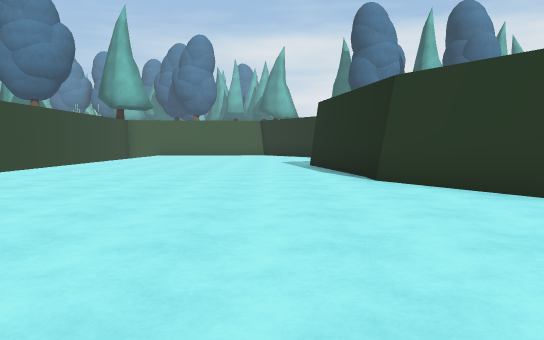
view 1 (above)

12 first-person views from a walk through a 3-D level made in the Unity game engine. The camera is 1.2 m above the floor, tilts 4° down and sees 70° across. The floor is counted in squares, 2 m on a side. Each view is taken from the middle of a square. On the plan, view 1 faces up. The plan holds only what a view shows up to about 11 squares ahead; the rest is blank. The place goes on beyond the plan. The player is left out. Some animated figures are not drawn.

view 2
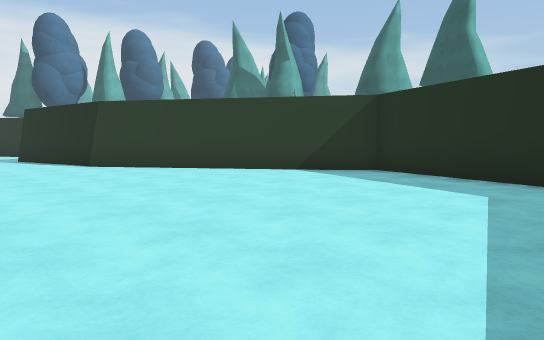

view 3
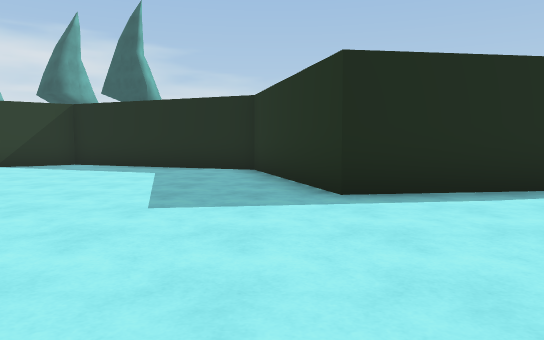

view 4
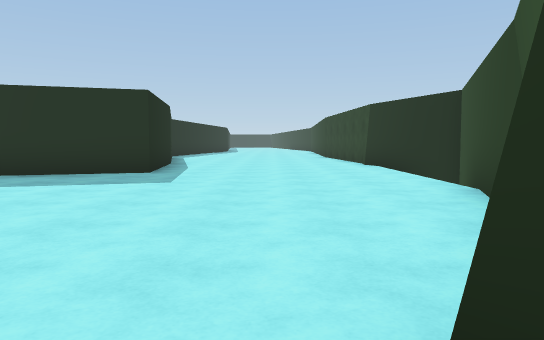

view 5
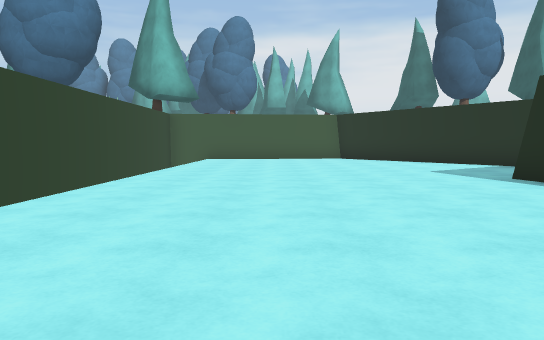

view 6
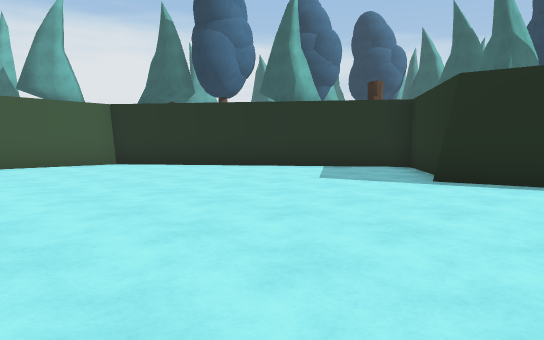

view 7
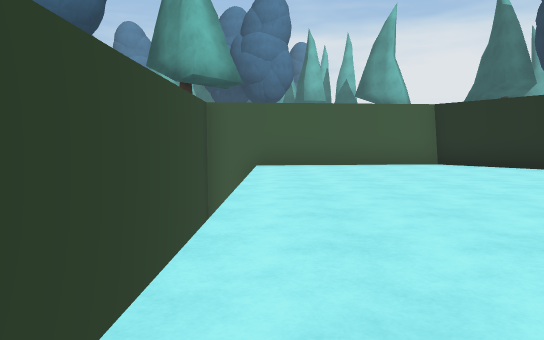

view 8
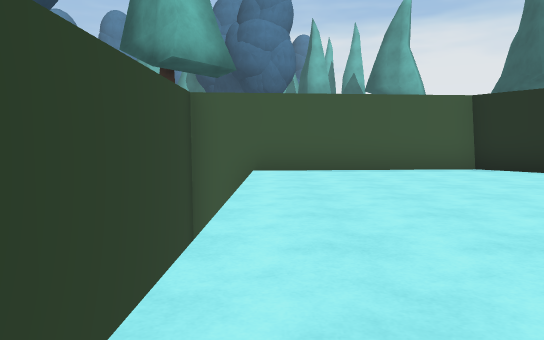

view 9
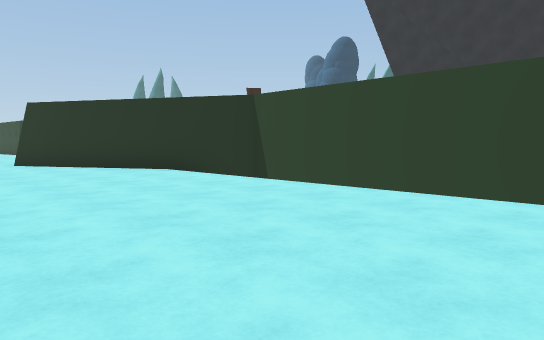

view 10
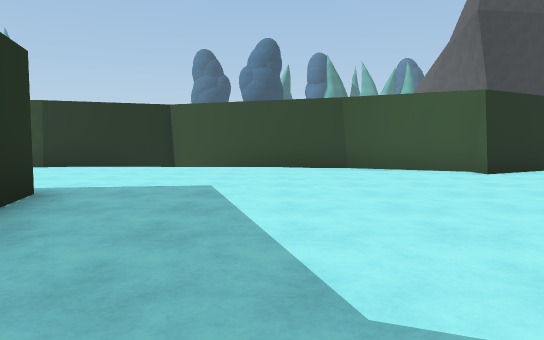

view 11
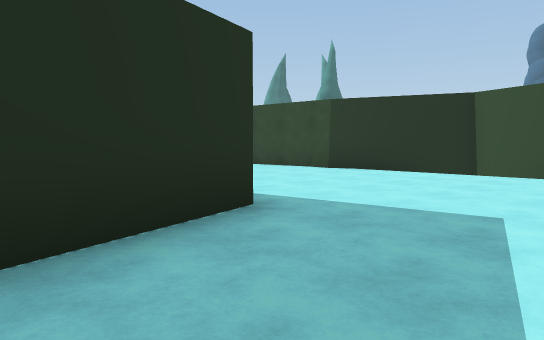

view 12
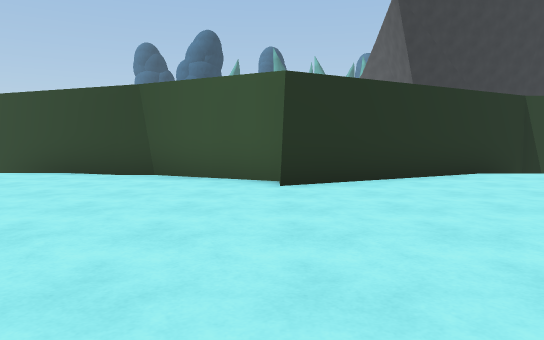

### Floor plan
Points are (right, up) in squares from view 1. A wall is a line through its corners. A room is listed if a view was taken in it or the views show most of it. See-through windows are left out.
Room 1 (views 1, 2, 3, 4, 5, 6, 7, 8, 9, 10, 11, 12)
walls: (1.8, 6.4) (1.1, 10.5); (-6.4, 6.4) (-3.5, 1.2) (-3.9, 1.2) (-5.2, -1.3) (-5.2, -1.7) (-6.8, -5.8) (-6.6, -6) (-5.6, -8.6) (-5.7, -9.3); (1.7, 10.5) (4.1, 12.3) (4, 12.8); (5.4, 0.7) (1.7, 6.1) (1.7, 6.9); (4.3, 12.4) (-0.4, 18.8) (-6.8, 18.2) (-6.8, 6.7) (-6.1, 6); (-0.1, -9.1) (-0.5, -5.8) (3.7, -4.6) (5.7, 0.4) (5.1, 1.1); (-5.7, -8.9) (-5.6, -9.5)

Positions as (right, up) in squares from view 1, and headings:
1: (0, 0), facing up
2: (-2, -4), facing up-right
3: (-5, -5), facing right
4: (-3, 2), facing down
5: (-3, 4), facing up
6: (-5, 8), facing up-right
7: (-5, 8), facing up
8: (-5, 10), facing up
9: (-1, 13), facing down-left
10: (4, -3), facing left
11: (2, -3), facing down-left
12: (2, 1), facing left
